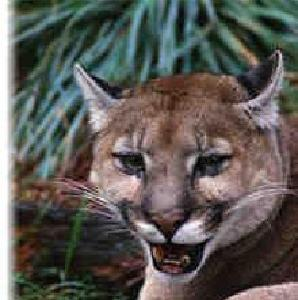
#> input picture TP3/asset/cougar_face/test/image_0008.jpg, 298 x 300 px; its folder holds 4 pictures in this run
$ python main.py
#> lines starting #> are read from the running program, lines starting #| are printed output that depends on the picture
# echo.py

import sklearn.cluster
import sys
import glob
import cv2
import numpy as np


def vocabulaire(N,chemins,fichier,methode):
#> called with N = 10, chemins = 'asset/', fichier = 'matrice_vocabulaire.txt', methode = 'methode'
    imListe = glob.glob('asset/*/test/*.jpg')
    descriptors = []
    #imListe = glob.glob('asset/*/*.jpg')
    s = cv2.SIFT_create()
    error_max = 0

    print("SIIFT Created")
    for el in imListe:
        image = cv2.imread(el)
#> image is the input picture: shape (300, 298, 3); mean B, G, R 84.8, 89, 91.8
        image_gray = cv2.cvtColor(image, cv2.COLOR_BGR2GRAY)
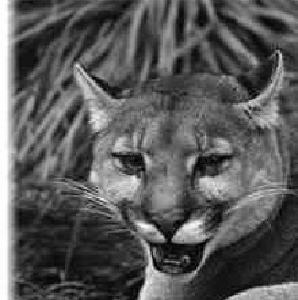
#> image_gray: shape (300, 298); min 0, max 255, mean 89.4
        keys,descriptor = s.detectAndCompute(image_gray,None)
#> keys = 913 keypoints; strongest (x, y, size): (191, 230, 15), (280, 56, 2.7), (145, 227, 8.2), (160, 237, 5.9)
        descriptors.extend(descriptor)
#> pass 2 of the loop in vocabulaire, `for el in imListe:`:
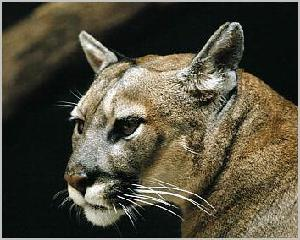
#> input picture TP3/asset/cougar_face/test/image_0017.jpg, 300 x 240 px
#> in vocabulaire, image is the input picture: shape (240, 300, 3); mean B, G, R 61.4, 77.7, 82.3
#> in vocabulaire, `image_gray = cv2.cvtColor(image, cv2.COLOR_BGR2GRAY)`:
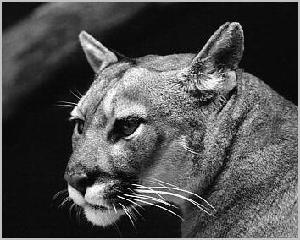
#> image_gray: shape (240, 300); min 0, max 255, mean 77.2
#> keys = 438 keypoints; strongest (x, y, size): (75, 113, 5.6), (95, 191, 10.5), (129, 137, 2), (83, 193, 3.9)
#> pass 3 of the loop in vocabulaire, `for el in imListe:`:
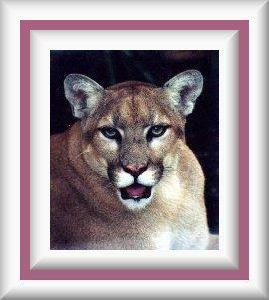
#> input picture TP3/asset/cougar_face/test/image_0020.jpg, 269 x 300 px
#> in vocabulaire, image is the input picture: shape (300, 269, 3); mean B, G, R 157.9, 152.9, 165
#> in vocabulaire, `image_gray = cv2.cvtColor(image, cv2.COLOR_BGR2GRAY)`:
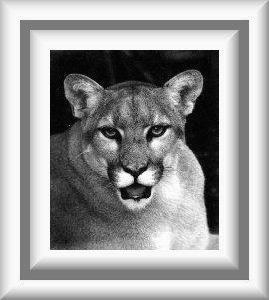
#> image_gray: shape (300, 269); min 0, max 255, mean 157.1
#> keys = 236 keypoints; strongest (x, y, size): (124, 179, 9.4), (213, 224, 9.7), (147, 178, 8.8), (64, 64, 20.3)
#> the loop made 4 passes; the first 3 are shown

    descriptors = np.array(descriptors)
    centroid,label,inertia = sklearn.cluster.k_means(descriptors, N)
    print("centroid =", centroid )
    print("label =", label )
    print("inertia =", inertia )
    np.savetxt(fichier,centroid,fmt='%10.5f')
    inertia_moy = inertia/N

    for ine in label:
        error = abs(ine - inertia_moy)
        if(error > error_max):
            error_max = error

    return inertia_moy,error_max

def main():
    print("start")
    error = vocabulaire(10,"asset/","matrice_vocabulaire.txt","methode")
    print(error)

if __name__ == '__main__':
    sys.exit(main())
#> (the program exits here)
